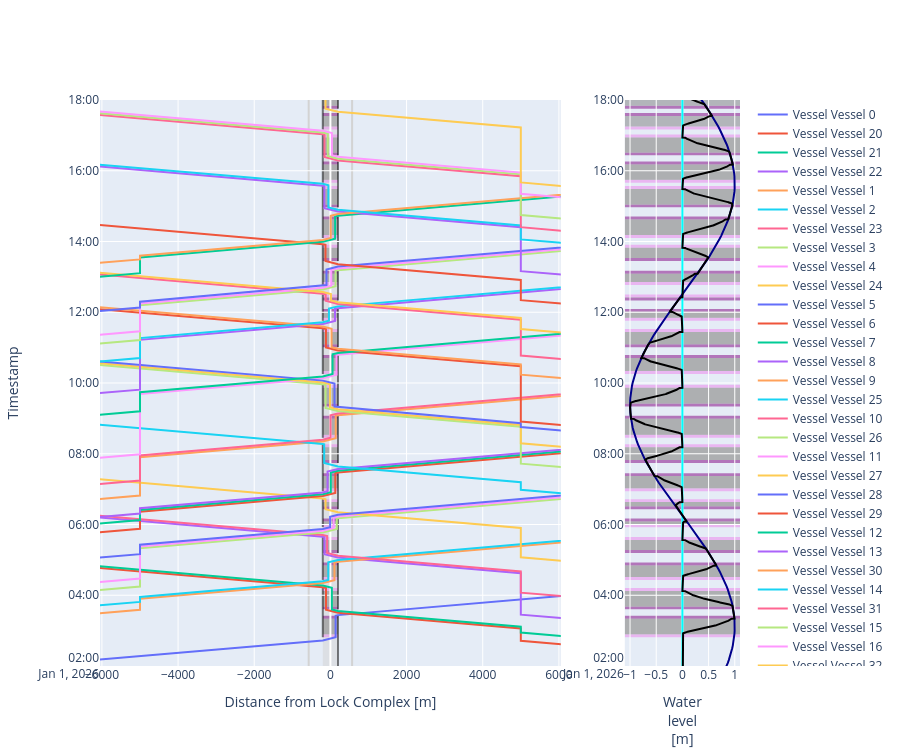

The notebook cell this image was saved under:
### Markdown cell above
##### Time-distance diagram of vessels passing the lock and planning info
We can get a time-distance diagram, including the water levels. We see that a different lock operation planning arises compared with Notebook 204.

### Code cell
def cm_to_pixels(cm):
    return cm * 37.8 # Set figure height to 10 cmfig.update_layout(height=cm_to_pixels(10))

# We can plot the time-distance diagram
fig = lock_chamber.plot(xlimmin = -6050, 
                        xlimmax = 6050,
                        ylimmin = pd.Timestamp('2026-01-01 02:00:00'),
                        ylimmax = pd.Timestamp('2026-01-01 18:00:00'),
                        method='Plotly',
                        boundary_nodes = ['-1','+1'])

fig.update_layout(height=cm_to_pixels(20))
